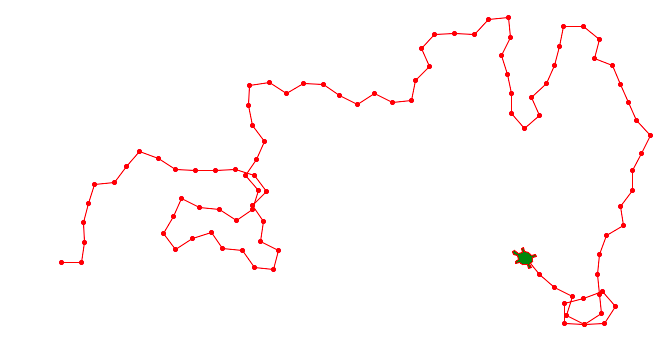

Source code (Python):
# random direction
import turtle
import random

turtle.dot()
for i in range(100):
    angle = random.randint(-90, 90)
    turtle.forward(20)
    turtle.left(angle)
    turtle.dot()

turtle.done()
